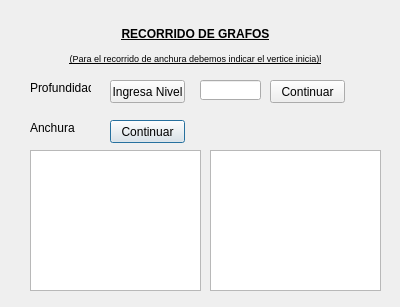
<?xml version="1.0" encoding="UTF-8"?>
<ui version="4.0">
 <class>recorridos</class>
 <widget class="QDialog" name="recorridos">
  <property name="geometry">
   <rect>
    <x>0</x>
    <y>0</y>
    <width>400</width>
    <height>307</height>
   </rect>
  </property>
  <property name="windowTitle">
   <string>Dialog</string>
  </property>
  <widget class="QPushButton" name="Anchura_button_ingresar">
   <property name="geometry">
    <rect>
     <x>110</x>
     <y>120</y>
     <width>75</width>
     <height>23</height>
    </rect>
   </property>
   <property name="text">
    <string>Continuar</string>
   </property>
  </widget>
  <widget class="QLabel" name="anchura">
   <property name="geometry">
    <rect>
     <x>30</x>
     <y>80</y>
     <width>61</width>
     <height>16</height>
    </rect>
   </property>
   <property name="text">
    <string>Profundidad</string>
   </property>
  </widget>
  <widget class="QLabel" name="profundidad_label">
   <property name="geometry">
    <rect>
     <x>30</x>
     <y>120</y>
     <width>61</width>
     <height>16</height>
    </rect>
   </property>
   <property name="text">
    <string>Anchura</string>
   </property>
  </widget>
  <widget class="QPushButton" name="Profundidad_Button">
   <property name="geometry">
    <rect>
     <x>110</x>
     <y>80</y>
     <width>75</width>
     <height>23</height>
    </rect>
   </property>
   <property name="text">
    <string>Ingresa Nivel</string>
   </property>
  </widget>
  <widget class="QLabel" name="titulo_recorridos">
   <property name="geometry">
    <rect>
     <x>30</x>
     <y>15</y>
     <width>331</width>
     <height>61</height>
    </rect>
   </property>
   <property name="text">
    <string>&lt;html&gt;&lt;head/&gt;&lt;body&gt;&lt;p align=&quot;center&quot;&gt;&lt;span style=&quot; font-size:9pt; font-weight:600; text-decoration: underline;&quot;&gt;RECORRIDO DE GRAFOS&lt;/span&gt;&lt;/p&gt;&lt;p align=&quot;center&quot;&gt;&lt;span style=&quot; font-size:7pt; text-decoration: underline;&quot;&gt;(Para el recorrido de anchura debemos indicar el vertice inicia)l&lt;/span&gt;&lt;/p&gt;&lt;/body&gt;&lt;/html&gt;</string>
   </property>
  </widget>
  <widget class="QLineEdit" name="nivel_txt">
   <property name="geometry">
    <rect>
     <x>200</x>
     <y>80</y>
     <width>61</width>
     <height>20</height>
    </rect>
   </property>
  </widget>
  <widget class="QPushButton" name="nivel_submit">
   <property name="geometry">
    <rect>
     <x>270</x>
     <y>80</y>
     <width>75</width>
     <height>23</height>
    </rect>
   </property>
   <property name="text">
    <string>Continuar</string>
   </property>
  </widget>
  <widget class="QTextEdit" name="textEdit">
   <property name="geometry">
    <rect>
     <x>30</x>
     <y>150</y>
     <width>171</width>
     <height>141</height>
    </rect>
   </property>
  </widget>
  <widget class="QTextEdit" name="textEdit_2">
   <property name="geometry">
    <rect>
     <x>210</x>
     <y>150</y>
     <width>171</width>
     <height>141</height>
    </rect>
   </property>
  </widget>
 </widget>
 <resources/>
 <connections>
  <connection>
   <sender>Profundidad_Button</sender>
   <signal>clicked()</signal>
   <receiver>nivel_txt</receiver>
   <slot>show()</slot>
   <hints>
    <hint type="sourcelabel">
     <x>164</x>
     <y>91</y>
    </hint>
    <hint type="destinationlabel">
     <x>235</x>
     <y>90</y>
    </hint>
   </hints>
  </connection>
  <connection>
   <sender>Profundidad_Button</sender>
   <signal>clicked()</signal>
   <receiver>nivel_submit</receiver>
   <slot>show()</slot>
   <hints>
    <hint type="sourcelabel">
     <x>124</x>
     <y>95</y>
    </hint>
    <hint type="destinationlabel">
     <x>291</x>
     <y>95</y>
    </hint>
   </hints>
  </connection>
 </connections>
</ui>
